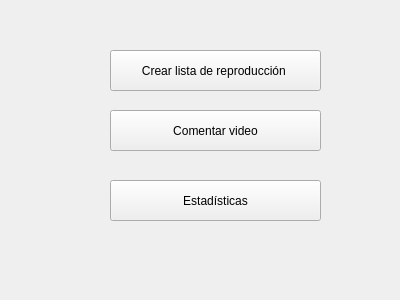
<?xml version="1.0" encoding="UTF-8"?>
<ui version="4.0">
 <class>Form</class>
 <widget class="QWidget" name="Form">
  <property name="geometry">
   <rect>
    <x>0</x>
    <y>0</y>
    <width>400</width>
    <height>300</height>
   </rect>
  </property>
  <property name="windowTitle">
   <string>Form</string>
  </property>
  <widget class="QPushButton" name="pushButton">
   <property name="geometry">
    <rect>
     <x>110</x>
     <y>50</y>
     <width>211</width>
     <height>41</height>
    </rect>
   </property>
   <property name="text">
    <string>Crear lista de reproducción </string>
   </property>
  </widget>
  <widget class="QPushButton" name="pushButton_2">
   <property name="geometry">
    <rect>
     <x>110</x>
     <y>110</y>
     <width>211</width>
     <height>41</height>
    </rect>
   </property>
   <property name="text">
    <string>Comentar video</string>
   </property>
  </widget>
  <widget class="QPushButton" name="pushButton_3">
   <property name="geometry">
    <rect>
     <x>110</x>
     <y>180</y>
     <width>211</width>
     <height>41</height>
    </rect>
   </property>
   <property name="text">
    <string>Estadísticas</string>
   </property>
  </widget>
 </widget>
 <resources/>
 <connections/>
</ui>
